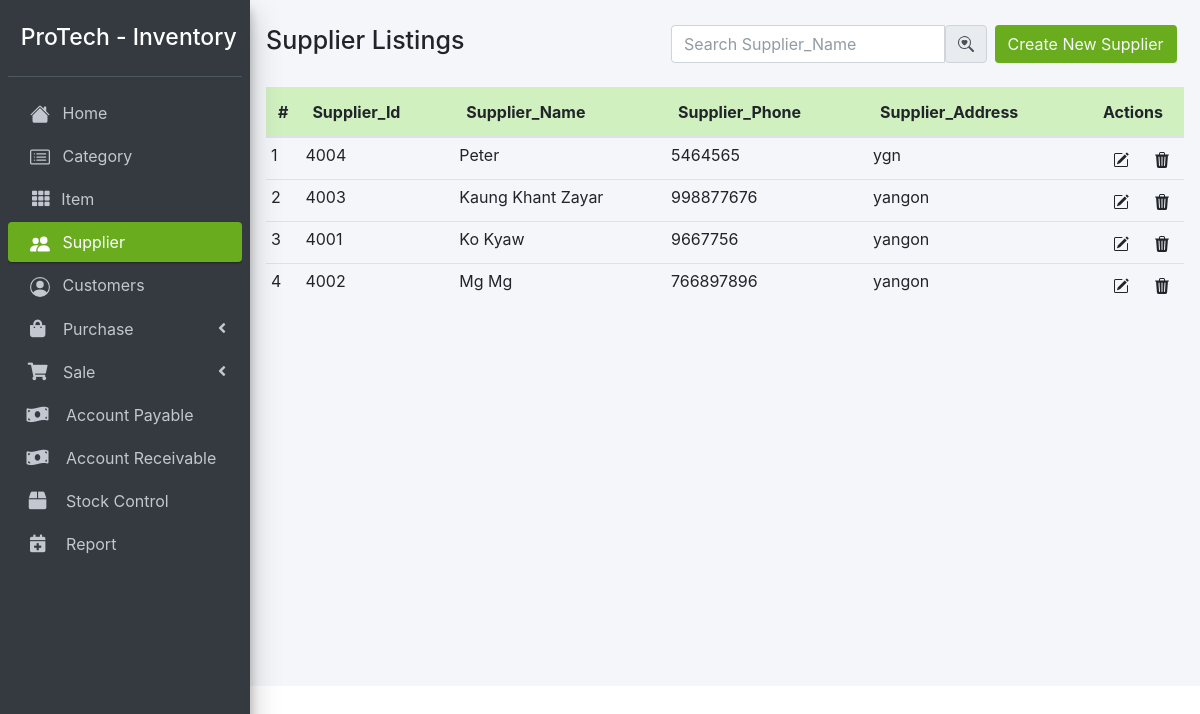
The page /supplier.php on the database as committed earlier.
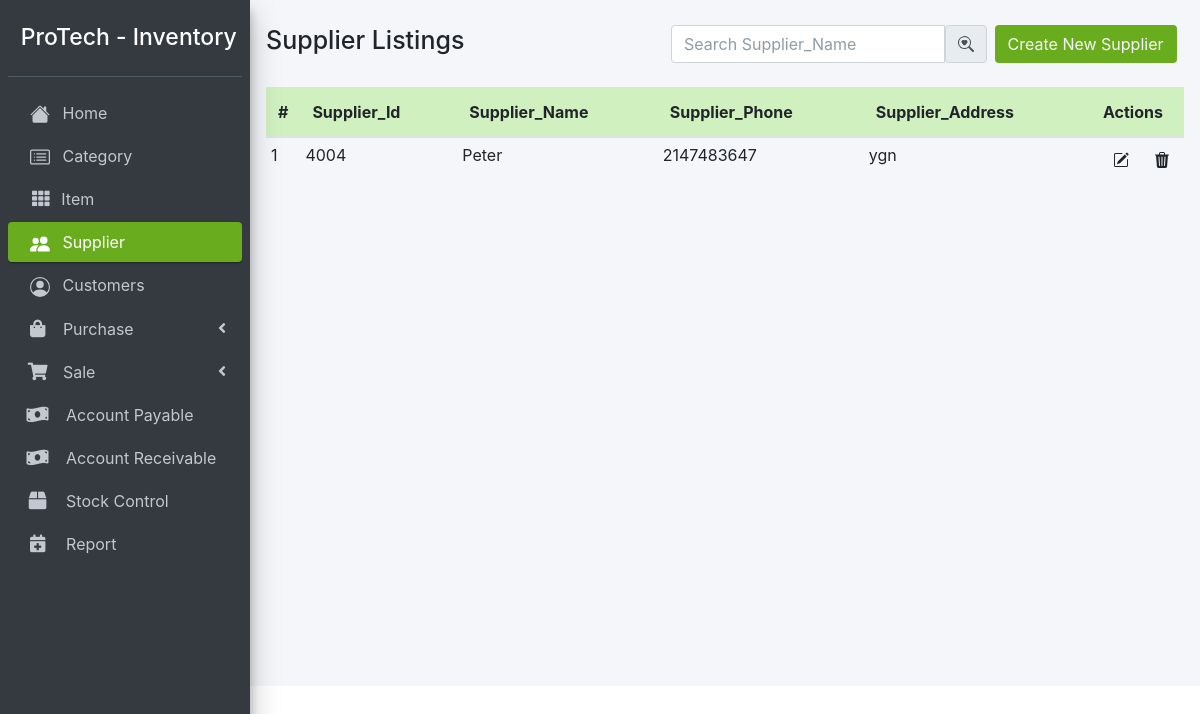
The same page on the database as committed later.
### tables this page shows
CREATE TABLE `supplier` (
  `id` int(11) NOT NULL,
  `supplier_id` int(11) NOT NULL,
  `supplier_name` varchar(255) NOT NULL,
  `supplier_phone` int(11) NOT NULL,
  `supplier_address` varchar(255) NOT NULL
);

### supplier.php (the view, shortened to what this page needs)
<?php
require '../Config/config.php';
  ?>
 <?php include 'header.php';?>
  <?php
    if (!empty($_GET['pageno'])) {
      $pageno = $_GET['pageno'];
    }else {
      $pageno = 1;
    }
    $numOfrecs = 5;
    $offset = ($pageno - 1) * $numOfrecs;
    if (empty($_POST['search'])) {
      $stmt = $pdo->prepare("SELECT * FROM supplier ORDER BY id  DESC");
      $stmt->execute();
      $rawResult = $stmt->fetchAll();
      $stmt = $pdo->prepare("SELECT * FROM supplier ORDER BY id DESC LIMIT $offset,$numOfrecs");
      $stmt->execute();
      $result = $stmt->fetchAll();
    }
   ?>
    <div class="col-md-12 px-3">
      <div class="d-flex mt-4 mb-4 justify-content-between">
        <div class="">
          <h1 class="card-title">Supplier Listings</h1>
        </div>
        <div class="d-flex text-right">
          <div class="ml-1">
            <form class="" action="" method="post">
              <div class="input-group">
                <input type="text" class="form-control" placeholder="Search Supplier_Name" name="search">
                <button type="submit" class="input-group-text" id="basic-addon2">
                </button>
              </div>
            </form>
          </div>
          <div class="col">
            <a href="supplier_add.php" type="button" class="btn btn-purple text-light">Create New Supplier</a>
          </div>
        </div>
      </div>
        <div class="outer">
          <table class="table table-hover">
            <thead class="custom-thead">
              <tr>
                <th style="width: 10px">#</th>
                <th>Supplier_Id</th>
                <th>Supplier_Name</th>
                <th>Supplier_Phone</th>
                <th>Supplier_Address</th>
                <th style="width:40px;">Actions</th>
              </tr>
            </thead>
            <tbody>
              <?php
                if ($result) {
                  $id = 1;
                  foreach ($result as $value) {
               ?>
              <tr>
                <td><?php echo $id; ?></td>
                <td><?php echo $value['supplier_id']; ?></td>
                <td><?php echo $value['supplier_name'];?></td>
                <td><?php echo $value['supplier_phone']; ?></td>
                <td><?php echo $value['supplier_address']; ?></td>
                <td>
                  <div class="btn-group">
                    <div class="container">
                    <a href="supplier_edit.php?id=<?php echo $value['id'];?>" type="button" class="btn btn-sm">
                    </a>
                    </div>
                    <div class="contaienr">
                    <a href="supplier_delete.php?id=<?php echo $value['id'];?>" type="button" class="btn btn-sm"  onclick="return confirm('Are you sure you want to Delete?');">
                    </a>
                    </div>
                  </div>
                </td>
              </tr>
              <?php
                $id++;
                  }
                }
               ?>
            </tbody>
          </table>
        </div>
    </div>

### header.php (shortened to what this page needs)
<!DOCTYPE html>
<?php
$current_page = basename($_SERVER['PHP_SELF']);
$purchase_pages = ['purchase_order.php', 'purchase.php', 'purchase_return.php'];
$sale_pages = ['sale_order.php', 'sale.php', 'sale_return.php'];
?>
<html lang="en">
<head>
  <link href="bootstrap-4.0.0-dist/css/bootstrap.css" rel="stylesheet">
  <link rel="stylesheet" href="plugins/fontawesome-free/css/all.min.css">
  <link rel="stylesheet" href="dist/css/adminlte.min.css">
</head>
<body class="hold-transition sidebar-mini">
<div class="wrapper left-sider">
  <aside class="main-sidebar sidebar-dark-primary elevation-4">
    <div class="sidebar">
      <div class="user-panel">
        <div class="image d-flex">
          <h4 style="color:white;" class="mt-2 title">ProTech - Inventory</h4>
        </div>
      </div>
      <nav class="mt-3">
        <ul class="nav nav-pills nav-sidebar flex-column" data-widget="treeview" role="menu" data-accordion="true">
          <li class="nav-item">
            <a href="index.php" class="nav-link <?php echo $current_page=='index.php'?'active':''; ?>">
              <p style="margin-left:8px;">Home</p>
            </a>
          </li>
          <li class="nav-item">
            <a href="category.php" class="nav-link <?php echo $current_page=='category.php'?'active':''; ?>">
              <p style="margin-left:8px;">Category</p>
            </a>
          </li>
          <li class="nav-item">
            <a href="item.php" class="nav-link <?php echo $current_page=='item.php'?'active':''; ?>">
              <i class="nav-icon fas fa-th ml-1"></i>
              <p>Item</p>
            </a>
          </li>
          <li class="nav-item">
            <a href="supplier.php" class="nav-link <?php echo $current_page=='supplier.php'?'active':''; ?>">
              <p style="margin-left:8px;">Supplier</p>
            </a>
          </li>
          <li class="nav-item">
            <a href="customer.php" class="nav-link <?php echo $current_page=='customer.php'?'active':''; ?>">
              <p style="margin-left:8px;">Customers</p>
            </a>
          </li>
          <li class="nav-item has-treeview <?php echo in_array($current_page,$purchase_pages)?'menu-open':''; ?>">
            <a href="#" class="nav-link <?php echo in_array($current_page,$purchase_pages)?'active':''; ?>">
              <i class="nav-icon fas fa-shopping-bag mr-2"></i>
              <p>
                Purchase
                <i class="right fas fa-angle-left"></i>
              </p>
            </a>
          </li>
          <li class="nav-item has-treeview <?php echo in_array($current_page,$sale_pages)?'menu-open':''; ?>">
            <a href="#" class="nav-link <?php echo in_array($current_page,$sale_pages)?'active':''; ?>">
              <i class="nav-icon fas fa-shopping-cart mr-2"></i>
              <p>
                Sale
                <i class="right fas fa-angle-left"></i>
              </p>
            </a>
          </li>
          <li class="nav-item">
            <a href="account_payable.php" class="nav-link <?php echo $current_page=='account_payable.php'?'active':''; ?>">
              <i class="nav-icon fas fa-money-bill-wave"></i>
              <p style="margin-left:8px;">Account Payable</p>
            </a>
          </li>
          <li class="nav-item">
            <a href="account_receivable.php" class="nav-link <?php echo $current_page=='account_receivable.php'?'active':''; ?>">
              <i class="nav-icon fas fa-money-bill-wave"></i>
              <p style="margin-left:8px;">Account Receivable</p>
            </a>
          </li>
          <li class="nav-item">
            <a href="stock_control.php" class="nav-link <?php echo $current_page=='stock_control.php'?'active':''; ?>">
              <i class="nav-icon fas fa-box"></i>
              <p style="margin-left:8px;">Stock Control</p>
            </a>
          </li>
          <li class="nav-item">
            <a href="chose_report.php" class="nav-link <?php echo $current_page=='chose_report.php'?'active':''; ?>">
              <i class="nav-icon fas fa-calendar-plus"></i>
              <p style="margin-left:8px;">Report</p>
            </a>
          </li>
        </ul>
      </nav>
    </div>
  </aside>
  <div class="content-wrapper">

### header.php (style rules this page uses)
.nav-sidebar .nav-link.active { background-color: rgba(105,173,31,1) !important; color: #fff !important; }
.card-title { font-size: 25px; font-weight: 500; }
.btn-purple { background-color: rgba(105,173,31,1) !important; }
.outer { overflow-y: auto; height: 500px; }
.outer { width: 100%; -layout: fixed; }
.outer th { text-align: left; top: 0; position: sticky; background-color: white; }
.left-sider .main-sidebar { position: fixed !important; top: 0; left: 0; height: 108.7vh !important; overflow-y: auto !important; z-index: 1030; }
.main-sidebar .user-panel { position: sticky; top: 0; z-index: 1050; background-color: #343a40; padding-top: 1rem; padding-bottom: 1rem; }
.title { font-size: 23px; }
.table thead.custom-thead th { background-color: #d0f0c0; }
.table td, .table tr { padding: 5px; }

### supplier.php (style rules this page uses)
.outer { overflow-y: auto; height: 500px; }
.outer { width: 100%; -layout: fixed; }
.outer th { text-align: left; top: 0; position: sticky; background-color: white; }

Rows that differ between the two databases and show on the page:
removed supplier: supplier "4004", supplier_name "Peter", supplier_phone "5464565", supplier_address "ygn"
removed supplier: supplier "4003", supplier_name "Kaung Khant Zayar", supplier_phone "998877676", supplier_address "yangon"
removed supplier: supplier "4001", supplier_name "Ko Kyaw", supplier_phone "9667756", supplier_address "yangon"
removed supplier: supplier "4002", supplier_name "Mg Mg", supplier_phone "766897896", supplier_address "yangon"
added supplier: supplier "4004", supplier_name "Peter", supplier_phone "2147483647", supplier_address "ygn"
